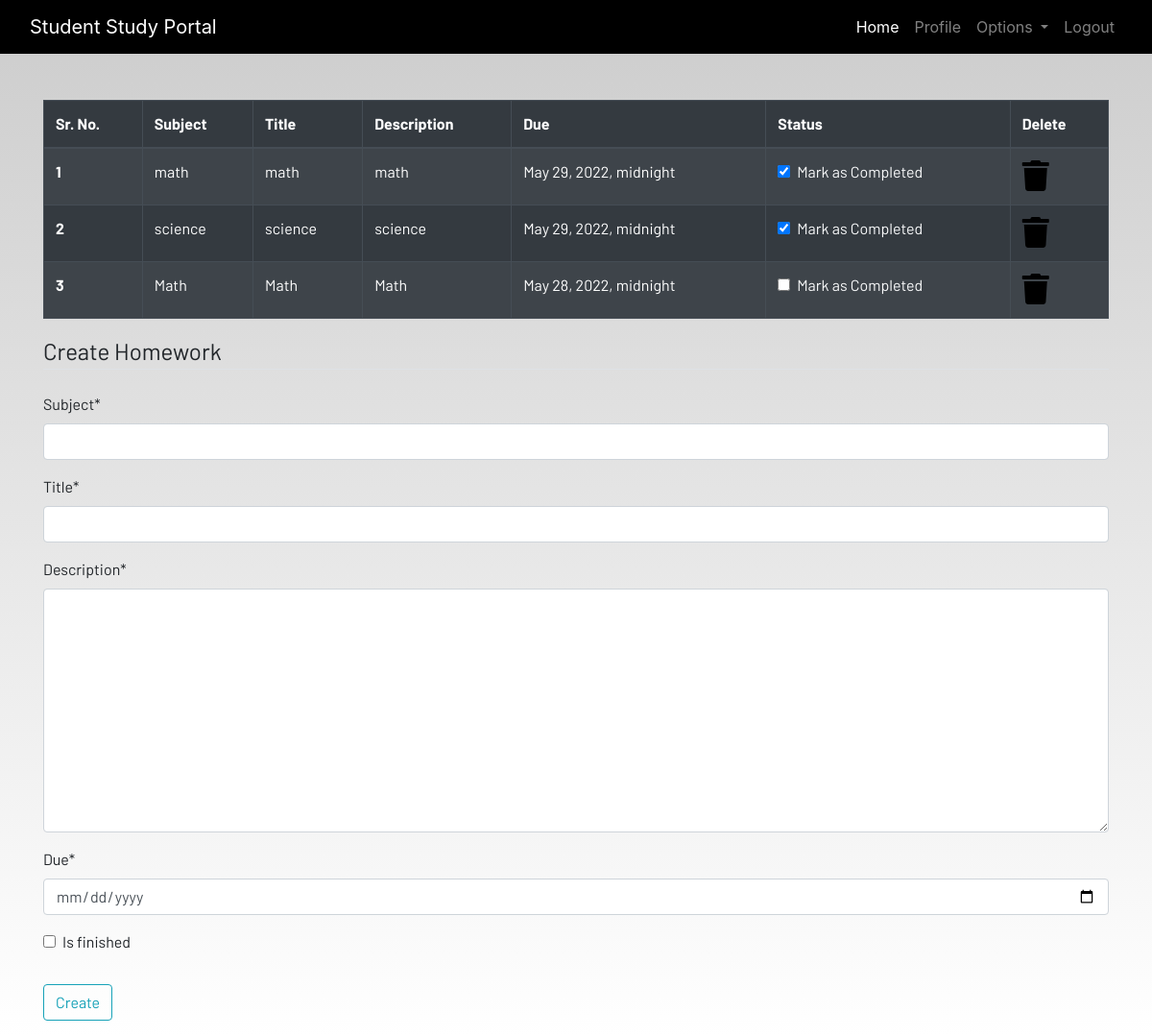
The page /homework (signed in) on the database its author committed.
### dashboard/models.py (models this page shows, shortened)
class Homework(models.Model):
    user = models.ForeignKey(User,on_delete=models.CASCADE)
    subject = models.CharField(max_length=200)
    title = models.CharField(max_length=200)
    description = models.TextField()
    due = models.DateTimeField()
    is_finished = models.BooleanField(default=False)

### dashboard/views.py (the view)
# urls.py: path('homework',views.homework,name="homework"),
@login_required
def homework(request):
    if request.method == "POST":
        form = HomeworkForm(request.POST)
        if form.is_valid():
            try:
                finished = request.POST['is_finished']
                if finished == 'on':
                    finished=True
                else:
                    finished=False
            except:
                finished=False
            homeworks = Homework(
                user = request.user,
                subject = request.POST['subject'],
                title = request.POST['title'],
                description = request.POST['description'],
                due = request.POST['due'],
                is_finished = finished
            )
            homeworks.save()
            messages.success(request,f"Homeworn added from {request.user.username}!!")
    else:
        form = HomeworkForm()
    homework = Homework.objects.filter(user=request.user)
    if len(homework)==0:
        homework_done = True
    else:
        homework_done = False
    context = {'homeworks':homework,'homework_done':homework_done,'form':form,}
    return render(request,'dashboard/homework.html',context)

### dashboard/forms.py
class HomeworkForm(forms.ModelForm):
    class  Meta:
        model = Homework
        widgets = {
            'due': DateInput(attrs={'type': 'date'})
        }
        fields=['subject','title','description','due','is_finished']

### dashboard/templates/dashboard/homework.html (shortened to what this page needs)
{% extends 'dashboard/base.html' %}
{% load static %}
{% load crispy_forms_tags %}
{% block content %}
<div class="container">
    {% if not homework_done %}
    <table class="table table-striped table-bordered table-hover table-dark">
        <thead>
            <tr>
                <th scope="col">Sr. No.</th>
                <th scope="col">Subject</th>
                <th scope="col">Title</th>
                <th scope="col">Description</th>
                <th scope="col">Due</th>
                <th scope="col">Status</th>
                <th scope="col">Delete</th>
            </tr>
        </thead>
        <tbody>
            {% for homework in homeworks %}
            <tr>
                <th scope="row">{{forloop.counter}}</th>
                <td>{{ homework.subject }}</td>
                <td>{{ homework.title }}</td>
                <td>{{ homework.description }}</td>
                <td>{{ homework.due }}</td>
                <td>
                    <a href="{% url 'update-homework' homework.id %}">
                        <div class="form-check">
                            {% if homework.is_finished == True %}
                            <input class="form-check-input" type="checkbox" value="" checked>
                            {% else %}
                            <input class="form-check-input" type="checkbox" value="">
                            {% endif %}
                            <label class="form-check-label text-light" for="flexCheckDefault">
                                Mark as Completed
                            </label>
                        </div>
                    </a>
                </td>
                <td><a href="{% url "delete-homework" homework.id %}"><i class="fa fa-trash fa-2x"></i></a></td>
            </tr>
            {% endfor %}
        </tbody>
    </table>
    {% else %}
    <h4>All homeworks are completed!! Create to have more!!</h4>
{% endif %}
</div>
<div class=" container">
    <form method="POST">
        <fieldset class="form-group">
            <legend class="border-bottom mb-4">Create Homework</legend>
            {{ form|crispy }}
        </fieldset>
        <div class="form-group">
            <button href="" class="btn btn-outline-info" type="submit">
                Create
            </button>
        </div>
    </form>
</div>
{% endblock content %}

### dashboard/templates/dashboard/base.html (shortened to what this page needs)
<!DOCTYPE html>
{% load static %}
<html lang="en">
<head>
  <link rel="stylesheet" href="https://stackpath.bootstrapcdn.com/bootstrap/4.3.1/css/bootstrap.min.css"
 />
  <link rel="stylesheet" href="https://use.fontawesome.com/releases/v5.7.2/css/all.css"
 />
  <link rel="stylesheet" href="{% static 'css/main.css' %}" />
</head>
<body>
  <header>
    <nav class="navbar navbar-expand-lg navbar-dark bg-dark">
      <div class="container-fluid">
        <a class="navbar-brand" href="{% url 'home' %}">Student Study Portal</a>
        <div class="collapse navbar-collapse justify-content-end" id="navbarSupportedContent">
          <ul class="navbar-nav mb-2 mb-lg-0">
            <li class="nav-item">
              <a class="nav-link active" aria-current="page" href="{% url 'home' %}">Home</a>
            </li>
            {% if user.is_authenticated %}
            <li class="nav-item">
              <a class="nav-link" href="{% url 'profile' %}">Profile</a>
            </li>
            <li class="nav-item dropdown">
              <a class="nav-link dropdown-toggle" href="#" id="navbarDropdown" role="button" data-toggle="dropdown"
                aria-haspopup="true" aria-expanded="false">
                Options
              </a>
            </li>
            <li class="nav-item">
              <a class="nav-link" href="{% url 'logout' %}">Logout</a>
            </li>
            {% endif %}
          </ul>
        </div>
      </div>
    </nav>
  </header>
  <br /><br />
  <main>
    {% block content %}
    {% endblock content %}
  </main>
</body>
</html>

### static/css/main.css (style rules this page uses)
html { scroll-behavior: smooth; height: 100%; width: 100%; }
main { font-family: Barlow, Quicksand, Rubik, sans-serif, serif, 'Times New Roman', Times, serif !important; }
.navbar { background-color: rgb(0, 0, 0) !important; }
a { text-decoration: none !important; color: black; }
html, body { max-width: 100%; overflow-x: hidden; height: 100%; width: 100%; }
body { background: linear-gradient(rgba(0, 0, 0, 0.2), rgba(255, 255, 255, 0.5)); overflow-x: hidden; background-repeat: no-repeat; }
.fa { color: black; }

### rows shown on the page
Homework: subject "math", title "math", description "math", due "May 29, 2022, midnight"
Homework: subject "science", title "science", description "science", due "May 29, 2022, midnight"
Homework: subject "Math", title "Math", description "Math", due "May 28, 2022, midnight"
